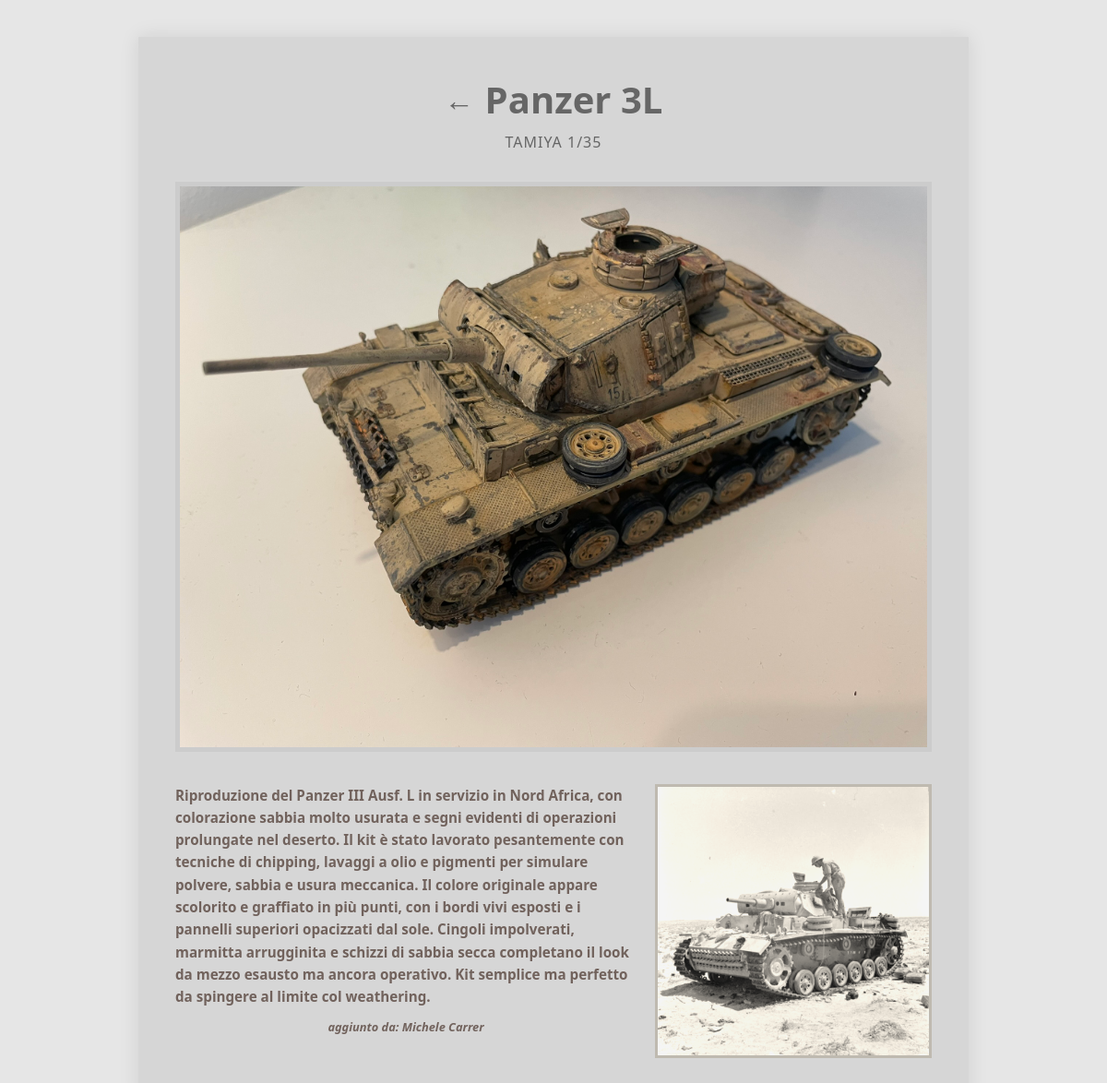
Screenshot of /modello.php?id=9 with the database file from the repository.
### tables this page shows
CREATE TABLE `modello` (
  `id` int(100) NOT NULL,
  `nome` varchar(30) NOT NULL DEFAULT 'Michele Carrer' COMMENT 'nome veicolo',
  `dati` varchar(50) NOT NULL COMMENT 'produttore e scala',
  `descrizione` varchar(2000) NOT NULL,
  `immagine1` varchar(100) NOT NULL COMMENT 'immagine modello',
  `immagine2` varchar(100) NOT NULL COMMENT 'immagine vera',
  `user` varchar(15) NOT NULL COMMENT 'aggiunto da:'
);

### modello.php (the view, shortened to what this page needs)
<!DOCTYPE html>
<html lang="en">
<head>
    <link rel="stylesheet" href="style.css">
</head>
<body>
                    <?php
                    $db_host = "localhost";
                    $db_user = "root";
                    $db_password = "root";
                    $db_name = "modellismo";
                $id_modello = isset($_GET['id']) ? intval($_GET['id']) : 0;
                $myconn = new mysqli($db_host, $db_user, $db_password, $db_name);
                if ($myconn->connect_errno) {
                    echo "<p>Failed to connect to MySQL: $myconn->connect_error</p>";
                    exit();
                } else {
                    $mia_query = "SELECT id, nome, dati, descrizione, immagine1, immagine2, user FROM modello WHERE id = $id_modello";
                    $result = $myconn->query($mia_query);
                    if ($result && $result->num_rows > 0) {
                        $resrow = $result->fetch_row();
                        $nome = $resrow[1];
                        $dati = $resrow[2];
                        $descrizione = $resrow[3];
                        $modellino = $resrow[4];
                        $storica = $resrow[5];
                        $user = $resrow[6];
                    } else {
                        echo "<p>Modello non trovato.</p>";
                    }
                }
                    ?>
    <div class="container">
        <?php
        echo "<h1 style='display: flex; align-items: center; justify-content: center; gap: 12px;'>";
        echo "<a href='index.php' style='text-decoration: none; color: inherit; font-size: 2rem; display: flex; align-items: center;' title='Torna alla home'>&larr;</a>";
        echo "<span>$nome</span>";
        echo "</h1>";
        echo "<h2>$dati</h2>";
        ?>
        <div class="image-main">
            <?php
                echo "<img src='./assets/$modellino' >";
            ?>
        </div>
        <div class="content">
            <div class="text">
                <?php
                    echo "<p>$descrizione</p>";
                ?>
                                <?php
                    echo "<p class='mostrautente'>aggiunto da: $user</p>";
                ?>
            </div>
            <div class="image-secondary"><?php
                        echo "<img src='./assets/$storica' >";
                ?>
            </div>
        </div>
    </div>
</body>
</html>

### style.css (style rules this page uses)
* { box-sizing: border-box; margin: 0; padding: 0; }
body { font-family: 'Segoe UI', sans-serif; background-color: #e6e6e6; color: #333; min-height: 100vh; }
.container { max-width: 900px; margin: 40px auto; padding: 40px; background-color: #d6d6d6; box-shadow: 0 0 20px rgba(0, 0, 0, 0.1); }
h1 { font-size: 2.5rem; margin-bottom: 0.2em; color: #666; text-align: center; }
h2 { font-size: 1rem; font-weight: normal; margin-bottom: 2em; color: #666; letter-spacing: 1px; text-align: center; }
.image-main img { max-width: 100%; height: auto; border: 5px solid #ccc; }
.content { display: flex; flex-wrap: wrap; justify-content: center; margin-top: 30px; gap: 20px; }
.text { flex: 1 1 400px; font-size: 0.95rem; line-height: 1.6; text-align: left; }
.text p { color: #71625C; font-weight: 600; }
.image-secondary { flex: 0 1 300px; }
.image-secondary img { width: 100%; height: auto; border: 3px solid #aaa; filter: grayscale(0.3) sepia(0.2) brightness(1.08) contrast(0.92) saturate(1.1); position: relative; box-shadow: 0 0 0 12px rgba(255,255,255,0.45) inset; background-size: cover, 120px 120px; background-repeat: no-repeat, repeat; background-blend-mode: lighten, multiply; }
.mostrautente { font-style: italic; font-size: 0.8rem; color: #71625C; text-align: center; margin-top: 10px; margin-bottom: 10px; font-weight: 600; }

### rows the page displays
modello: nome "Panzer 3L", dati "TAMIYA 1/35", immagine1 (picture), descrizione "Riproduzione del Panzer III Ausf. L in servizio in Nord Africa, con colorazione sabbia molto usurata e segni evidenti di operazioni prolungate nel deserto. Il kit è stato lavorato pesantemente con tecniche di chipping, lavaggi a olio e pigmenti per simulare polvere, sabbia e usura meccanica. Il colore originale appare scolorito e graffiato in più punti, con i bordi vivi esposti e i pannelli superiori opacizzati dal sole. Cingoli impolverati, marmitta arrugginita e schizzi di sabbia secca completano il look da mezzo esausto ma ancora operativo. Kit semplice ma perfetto da spingere al limite col weathering.", user "Michele Carrer", immagine2 (picture)
